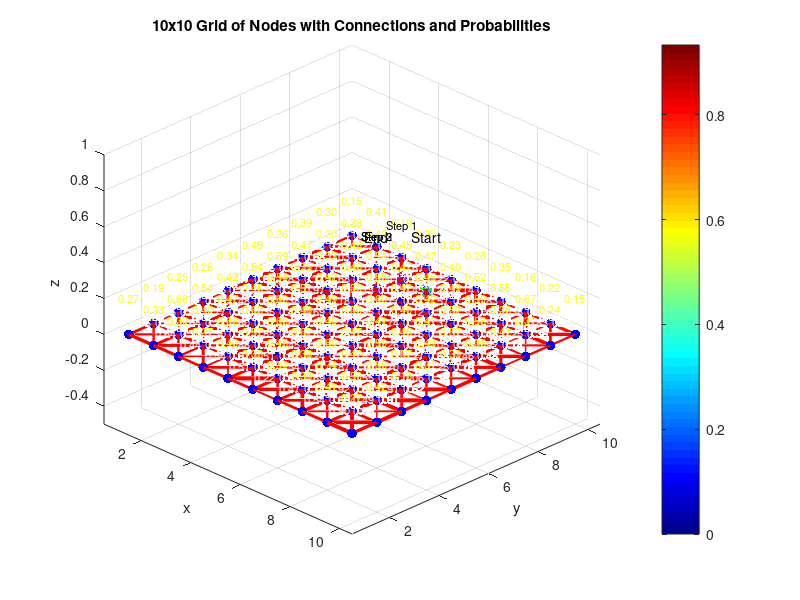

Reproduce this figure in MATLAB.
% % MATLAB Code: Simulating Movement to a Neighbor Node and Plotting Two PDFs
% 
% % --------------------- Initial Setup ---------------------
% 
% % Define the coordinates of the 9 nodes in a 3x3 rectangular grid
% [x1_grid, x2_grid] = meshgrid(-1:1, -1:1);  % x1 and x2 range from -1 to 1
% 
% % Assign z-values as zeros
% z_grid = zeros(size(x1_grid));
% 
% % Flatten the grids for plotting
% x1 = x1_grid(:);
% x2 = x2_grid(:);
% z = z_grid(:);
% 
% % Plot the nodes in 3D
% figure;
% set(gcf, 'Color', [0.1, 0.1, 0.1]);  % Set figure background to dark gray
% scatter3(x1, x2, z, 100, 'filled', 'MarkerFaceColor', 'b');
% hold on;
% 
% % --------------------- First Starting Point at (0, 0) ---------------------
% 
% % Highlight the origin node at (0, 0)
% idx_origin = find(x1 == 0 & x2 == 0);
% scatter3(x1(idx_origin), x2(idx_origin), z(idx_origin), 150, 'filled', 'MarkerFaceColor', 'g');
% 
% % Define negative probability for the origin node (between -1 and 0)
% prob_origin = -rand();  % Negative random probability between -1 and 0
% disp(['Negative probability at origin node (0, 0): ', num2str(prob_origin)]);
% 
% % Adjust the marker size based on the absolute value of prob_origin
% origin_marker_size = 100 + 100 * abs(prob_origin);
% scatter3(x1(idx_origin), x2(idx_origin), z(idx_origin), origin_marker_size, 'filled', 'MarkerFaceColor', 'g');
% 
% % Display the negative probability at the origin node
% text(x1(idx_origin), x2(idx_origin), z(idx_origin) + 0.1, sprintf('P=%.2f', prob_origin), ...
%     'FontSize', 10, 'Color', 'w', 'EdgeColor', 'k', 'HorizontalAlignment', 'center');
% 
% % Find the indices of neighboring nodes for the origin node
% neighbor_indices = [];
% for idx = 1:length(x1)
%     if idx ~= idx_origin
%         % Calculate the distance from the origin node
%         distance = sqrt((x1(idx) - x1(idx_origin))^2 + (x2(idx) - x2(idx_origin))^2);
%         if distance == 1 || distance == sqrt(2)  % Immediate neighbors
%             neighbor_indices = [neighbor_indices; idx];
%         end
%     end
% end
% 
% % Connect the origin node to its neighboring nodes with red lines
% prob_lines = zeros(length(neighbor_indices), 1);  % To store negative probabilities for each line
% 
% for idx = 1:length(neighbor_indices)
%     neighbor_idx = neighbor_indices(idx);
%     % Assign a negative random probability to the line (between -1 and 0)
%     prob_line = -rand();  % Negative random probability between -1 and 0
%     prob_lines(idx) = prob_line;
% 
%     x_coords = [x1(idx_origin), x1(neighbor_idx)];
%     y_coords = [x2(idx_origin), x2(neighbor_idx)];
%     z_coords = [z(idx_origin), z(neighbor_idx)];
% 
%     % Adjust line width based on the absolute value of probability
%     line_width = 1 + 4 * abs(prob_line);  % Line width between 1 and 5
% 
%     % Plot the line with adjusted line width
%     plot3(x_coords, y_coords, z_coords, 'r-', 'LineWidth', line_width);
% 
%     % Display the negative probability as white text with black edge
%     mid_x = mean(x_coords);
%     mid_y = mean(y_coords);
%     mid_z = mean(z_coords);
%     text(mid_x, mid_y, mid_z, sprintf('%.2f', prob_line), 'FontSize', 8, ...
%         'Color', 'w', 'EdgeColor', 'k', 'HorizontalAlignment', 'center');
% end
% 
% % Calculate the average negative probability of the neighboring lines
% average_probability = mean(prob_lines);
% disp(['Average negative probability of the neighboring lines at (0, 0): ', num2str(average_probability)]);
% 
% % Adjust sigma_normal so that the normal distribution is effectively zero at neighboring nodes
% epsilon = 1e-6;  % Tolerance for considering the value as zero
% d_min = 1;       % Minimum distance to neighboring nodes
% 
% % Calculate sigma_normal
% sigma_normal = sqrt( - (d_min^2) / (2 * log(epsilon)) );
% 
% % Define the normal distribution centered at the origin with adjusted sigma_normal
% [x1_normal, x2_normal] = meshgrid(-1:0.01:1, -1:0.01:1);  % Grid covering neighborhood
% z_normal = average_probability * exp(- ((x1_normal - x1(idx_origin)).^2 + (x2_normal - x2(idx_origin)).^2) / (2 * sigma_normal^2));
% 
% % Plot the normal distribution surface for the first starting point
% surf(x1_normal, x2_normal, z_normal, 'EdgeColor', 'none', 'FaceAlpha', 0.5);
% 
% % --------------------- Move to Neighboring Node at (0, 1) ---------------------
% 
% % Define the new starting point (moving "up" to (0, 1))
% new_start_x = 0;
% new_start_y = 1;
% idx_new_origin = find(x1 == new_start_x & x2 == new_start_y);
% 
% % Highlight the new origin node
% scatter3(x1(idx_new_origin), x2(idx_new_origin), z(idx_new_origin), 150, 'filled', 'MarkerFaceColor', 'c');
% 
% % Define negative probability for the new origin node (between -1 and 0)
% prob_new_origin = -rand();  % Negative random probability between -1 and 0
% disp(['Negative probability at new origin node (0, 1): ', num2str(prob_new_origin)]);
% 
% % Adjust the marker size based on the absolute value of prob_new_origin
% new_origin_marker_size = 100 + 100 * abs(prob_new_origin);
% scatter3(x1(idx_new_origin), x2(idx_new_origin), z(idx_new_origin), new_origin_marker_size, 'filled', 'MarkerFaceColor', 'c');
% 
% % Display the negative probability at the new origin node
% text(x1(idx_new_origin), x2(idx_new_origin), z(idx_new_origin) + 0.1, sprintf('P=%.2f', prob_new_origin), ...
%     'FontSize', 10, 'Color', 'w', 'EdgeColor', 'k', 'HorizontalAlignment', 'center');
% 
% % Find the indices of neighboring nodes for the new origin node
% new_neighbor_indices = [];
% for idx = 1:length(x1)
%     if idx ~= idx_new_origin
%         % Calculate the distance from the new origin node
%         distance = sqrt((x1(idx) - x1(idx_new_origin)).^2 + (x2(idx) - x2(idx_new_origin)).^2);
%         if distance == 1 || distance == sqrt(2)  % Immediate neighbors
%             new_neighbor_indices = [new_neighbor_indices; idx];
%         end
%     end
% end
% 
% % Connect the new origin node to its neighboring nodes with magenta lines
% prob_new_lines = zeros(length(new_neighbor_indices), 1);  % To store negative probabilities for each line
% 
% for idx = 1:length(new_neighbor_indices)
%     neighbor_idx = new_neighbor_indices(idx);
%     % Assign a negative random probability to the line (between -1 and 0)
%     prob_line = -rand();  % Negative random probability between -1 and 0
%     prob_new_lines(idx) = prob_line;
% 
%     x_coords = [x1(idx_new_origin), x1(neighbor_idx)];
%     y_coords = [x2(idx_new_origin), x2(neighbor_idx)];
%     z_coords = [z(idx_new_origin), z(neighbor_idx)];
% 
%     % Adjust line width based on the absolute value of probability
%     line_width = 1 + 4 * abs(prob_line);  % Line width between 1 and 5
% 
%     % Plot the line with adjusted line width
%     plot3(x_coords, y_coords, z_coords, 'm-', 'LineWidth', line_width);  % Magenta lines
% 
%     % Display the negative probability as white text with black edge
%     mid_x = mean(x_coords);
%     mid_y = mean(y_coords);
%     mid_z = mean(z_coords);
%     text(mid_x, mid_y, mid_z, sprintf('%.2f', prob_line), 'FontSize', 8, ...
%         'Color', 'w', 'EdgeColor', 'k', 'HorizontalAlignment', 'center');
% end
% 
% % Calculate the average negative probability of the neighboring lines for the new origin
% average_new_probability = mean(prob_new_lines);
% disp(['Average negative probability of the neighboring lines at (0, 1): ', num2str(average_new_probability)]);
% 
% % Define the normal distribution centered at the new origin with adjusted sigma_normal
% z_new_normal = average_new_probability * exp(- ((x1_normal - x1(idx_new_origin)).^2 + (x2_normal - x2(idx_new_origin)).^2) / (2 * sigma_normal^2));
% 
% % Plot the normal distribution surface for the new starting point
% surf(x1_normal, x2_normal, z_new_normal, 'EdgeColor', 'none', 'FaceAlpha', 0.5);
% 
% % --------------------- Final Adjustments ---------------------
% 
% % Adjust colormap to accommodate negative values
% colormap('jet');
% colorbar;
% 
% % Adjust the z-axis limits to include negative values
% min_z = min([average_probability, average_new_probability]) * 1.1;
% zlim([min_z, 0.1]);  % Since probabilities are negative
% 
% % Adjust the viewing angle and limits
% view(45, 30);
% xlim([-1.5, 1.5]);
% ylim([-1.5, 1.5]);
% hold off;
% 
% % --------------------- Additional Plot: Side View of Both Normal Distributions ---------------------
% 
% % Create a new figure for the side view
% figure;
% set(gcf, 'Color', [1, 1, 1]);  % Set figure background to white
% 
% % Plot the first normal distribution surface
% surf(x1_normal, x2_normal, z_normal, 'EdgeColor', 'none', 'FaceAlpha', 0.7);
% hold on;
% 
% % Plot the second normal distribution surface
% surf(x1_normal, x2_normal, z_new_normal, 'EdgeColor', 'none', 'FaceAlpha', 0.7);
% 
% % Customize the colormap and remove axes for a clean look
% colormap('jet');
% colorbar;
% shading interp;  % Smooth color transition
% 
% % Set labels and title
% xlabel('x1');
% ylabel('x2');
% zlabel('Probability Density');
% title('Normal Distributions (PDFs) Side View at (0, 0) and (0, 1)');
% 
% % Adjust the viewing angle to a side view
% view(0, 0);  % Side view along the x-axis
% 
% % Adjust axis limits to include negative probabilities
% xlim([-1.5, 1.5]);
% ylim([-1.5, 1.5]);
% zlim([min_z, 0.1]);  % Adjust z-axis for negative values
% 
% % Add grid lines
% grid on;
% 
% % Add legend to distinguish the two PDFs
% legend({'PDF at (0, 0)', 'PDF at (0, 1)'}, 'Location', 'northeast');
% 
% hold off;


% MATLAB Code: 10x10 Grid with 3 Kernels and Edge Handling

% MATLAB Code: Define a 10x10 Grid of Nodes

% MATLAB Code: 10x10 Grid of Nodes with Connections to Neighbors

% MATLAB Code: 10x10 Grid with Connections and Random Probabilities

% % Clear workspace and figures
% clear;
% close all;
% 
% % Define the grid coordinates
% [x1_grid, x2_grid] = meshgrid(0:9, 0:9);
% 
% % Flatten the grids for plotting
% x1 = x1_grid(:);  % x-coordinates of nodes
% x2 = x2_grid(:);  % y-coordinates of nodes
% z = zeros(size(x1));  % z-values as zeros for 2D plotting in 3D space
% 
% % Plot the grid nodes in 3D
% figure;
% scatter3(x1, x2, z, 50, 'filled', 'MarkerFaceColor', 'b');  % Nodes in blue
% xlabel('x');
% ylabel('y');
% zlabel('z');
% title('10x10 Grid of Nodes with Connections and Random Probabilities');
% grid on;
% hold on;
% 
% % Define neighbor offsets (excluding the node itself)
% neighbor_offsets = [
%     -1, -1;
%     -1,  0;
%     -1,  1;
%      0, -1;
%      0,  1;
%      1, -1;
%      1,  0;
%      1,  1;
% ];
% 
% % Loop over each node to connect it to its neighbors
% for idx = 1:length(x1)
%     current_x = x1(idx);
%     current_y = x2(idx);
%     current_z = z(idx);
% 
%     % Loop over neighbor offsets
%     for n = 1:size(neighbor_offsets, 1)
%         neighbor_x = current_x + neighbor_offsets(n, 1);
%         neighbor_y = current_y + neighbor_offsets(n, 2);
% 
%         % Check if neighbor is within grid bounds
%         if neighbor_x >= 0 && neighbor_x <= 9 && neighbor_y >= 0 && neighbor_y <= 9
%             % Ensure we only connect to neighbors in one direction to avoid duplicates
%             if (neighbor_x > current_x) || (neighbor_x == current_x && neighbor_y > current_y)
%                 % Find the index of the neighbor node
%                 neighbor_idx = find(x1 == neighbor_x & x2 == neighbor_y);
%                 if ~isempty(neighbor_idx)
%                     % Assign a random probability to the connection (between 0 and 1)
%                     prob_connection = rand();
% 
%                     % Plot a line between the current node and the neighbor
%                     x_coords = [current_x, neighbor_x];
%                     y_coords = [current_y, neighbor_y];
%                     z_coords = [current_z, current_z];  % z = 0 for both nodes
% 
%                     % Adjust line width based on probability (optional)
%                     line_width = 1 + 2 * prob_connection;  % Line width between 1 and 3
% 
%                     % Plot the line
%                     plot3(x_coords, y_coords, z_coords, 'r-', 'LineWidth', line_width);  % Red lines
% 
%                     % Display the probability near the connection in white color
%                     mid_x = mean(x_coords);
%                     mid_y = mean(y_coords);
%                     mid_z = mean(z_coords);
%                     text(mid_x, mid_y, mid_z + 0.1, sprintf('%.2f', prob_connection), 'FontSize', 8, 'Color', 'w', 'HorizontalAlignment', 'center');
%                 end
%             end
%         end
%     end
% end
% 
% hold off;
% view(45, 30);  % Adjust the viewing angle
% 


% MATLAB Code: 10x10 Grid with Node and Edge Probabilities, and Average Probability Displayed at Each Node

% Clear workspace and figures
% clear;
% close all;
% 
% % Set random seed for reproducibility (optional)
% rng(1);
% 
% % Define the grid size
% N = 10;
% 
% % Define the grid coordinates
% [x1_grid, x2_grid] = meshgrid(1:N, 1:N);
% 
% % Flatten the grids for plotting
% x1 = x1_grid(:);  % x-coordinates of nodes
% x2 = x2_grid(:);  % y-coordinates of nodes
% z = zeros(size(x1));  % z-values as zeros for 2D plotting in 3D space
% 
% % Initialize node probabilities (random probabilities between 0 and 1)
% node_probs = rand(N, N);
% 
% % Initialize edge probabilities (N x N x 8 array)
% edge_probs = zeros(N, N, 8);
% 
% % Define neighbor offsets (8 directions)
% neighbor_offsets = [
%     -1, -1;  % Up-Left
%     -1,  0;  % Up
%     -1,  1;  % Up-Right
%      0, -1;  % Left
%      0,  1;  % Right
%      1, -1;  % Down-Left
%      1,  0;  % Down
%      1,  1;  % Down-Right
% ];
% 
% % Assign edge probabilities
% for i = 1:N
%     for j = 1:N
%         for k = 1:8
%             di = neighbor_offsets(k, 1);
%             dj = neighbor_offsets(k, 2);
%             ni = i + di;
%             nj = j + dj;
%             if ni >= 1 && ni <= N && nj >= 1 && nj <= N
%                 edge_probs(i, j, k) = rand();
%             else
%                 edge_probs(i, j, k) = 0;  % No neighbor; probability is zero
%             end
%         end
%     end
% end
% 
% % Compute average probabilities for each node
% avg_probs = zeros(N, N);
% for i = 1:N
%     for j = 1:N
%         total_prob = node_probs(i,j) + sum(edge_probs(i,j,:));
%         avg_probs(i,j) = total_prob / 9;  % Divide by 9 even for edge nodes
%     end
% end
% 
% % Plot the grid nodes in 3D
% figure;
% scatter3(x1, x2, z, 50, 'filled', 'MarkerFaceColor', 'b');  % Nodes in blue
% xlabel('x');
% ylabel('y');
% zlabel('z');
% title('10x10 Grid with Node and Edge Probabilities');
% grid on;
% hold on;
% 
% % Plot the connections with edge probabilities
% for i = 1:N
%     for j = 1:N
%         current_x = x1_grid(i,j);
%         current_y = x2_grid(i,j);
%         current_z = 0;
%         for k = 1:8
%             di = neighbor_offsets(k,1);
%             dj = neighbor_offsets(k,2);
%             ni = i + di;
%             nj = j + dj;
%             if ni >= 1 && ni <= N && nj >= 1 && nj <= N
%                 % To avoid duplicate lines, only plot if (ni > i) or (ni == i and nj > j)
%                 if (ni > i) || (ni == i && nj > j)
%                     neighbor_x = x1_grid(ni,nj);
%                     neighbor_y = x2_grid(ni,nj);
%                     neighbor_z = 0;
% 
%                     % Edge probability
%                     prob_connection = edge_probs(i,j,k);
% 
%                     % Plot line between current node and neighbor
%                     x_coords = [current_x, neighbor_x];
%                     y_coords = [current_y, neighbor_y];
%                     z_coords = [current_z, neighbor_z];  % z = 0 for both nodes
% 
%                     % Adjust line width based on probability (optional)
%                     line_width = 1 + 2 * prob_connection;  % Line width between 1 and 3
% 
%                     % Plot the line
%                     plot3(x_coords, y_coords, z_coords, 'r-', 'LineWidth', line_width);  % Red lines
% 
%                     % Display the probability near the connection in white color
%                     mid_x = mean(x_coords);
%                     mid_y = mean(y_coords);
%                     mid_z = mean(z_coords);
%                     text(mid_x, mid_y, mid_z + 0.1, sprintf('%.2f', prob_connection), 'FontSize', 8, 'Color', 'w', 'HorizontalAlignment', 'center');
%                 end
%             end
%         end
%     end
% end
% 
% % Display the average probability at each node in yellow color
% for i = 1:N
%     for j = 1:N
%         node_x = x1_grid(i,j);
%         node_y = x2_grid(i,j);
%         node_z = 0;
%         avg_prob = avg_probs(i,j);
%         text(node_x, node_y, node_z + 0.2, sprintf('%.2f', avg_prob), 'FontSize', 8, 'Color', 'y', 'HorizontalAlignment', 'center');
%     end
% end
% 
% hold off;
% view(45, 30);  % Adjust the viewing angle



% MATLAB Code: 10x10 Grid with Connections, Random Probabilities, and Action Simulation

% Clear workspace and figures
clear;
close all;
clc;

% Set random seed for reproducibility (optional)
rng('shuffle');  % Use 'shuffle' for different results each run

% --------------------- 1. Create the 10x10 Grid ---------------------

% Define grid size
N = 10;

% Define the grid coordinates
[x1_grid, x2_grid] = meshgrid(1:N, 1:N);

% Flatten the grids for plotting
x1 = x1_grid(:);  % x-coordinates of nodes
x2 = x2_grid(:);  % y-coordinates of nodes
z = zeros(size(x1));  % z-values as zeros for 2D plotting in 3D space

% Initialize node probabilities (random probabilities between 0 and 1)
node_probs = rand(N, N);

% Initialize edge probabilities (N x N x 8 array)
edge_probs = zeros(N, N, 8);

% Define neighbor offsets (8 directions)
neighbor_offsets = [
    -1, -1;  % Up-Left
    -1,  0;  % Up
    -1,  1;  % Up-Right
     0, -1;  % Left
     0,  1;  % Right
     1, -1;  % Down-Left
     1,  0;  % Down
     1,  1;  % Down-Right
];

% Assign edge probabilities
for i = 1:N
    for j = 1:N
        for k = 1:8
            di = neighbor_offsets(k, 1);
            dj = neighbor_offsets(k, 2);
            ni = i + di;
            nj = j + dj;
            if ni >= 1 && ni <= N && nj >= 1 && nj <= N
                edge_probs(i, j, k) = rand();
            else
                edge_probs(i, j, k) = 0;  % No neighbor; probability is zero
            end
        end
    end
end

% --------------------- 2. Compute Average Probabilities ---------------------

% Compute average probabilities for each node
avg_probs = zeros(N, N);
for i = 1:N
    for j = 1:N
        total_prob = node_probs(i,j) + sum(edge_probs(i,j,:));
        avg_probs(i,j) = total_prob / 9;  % Divide by 9 even for edge nodes
    end
end

% --------------------- 3. Plot the Grid Nodes ---------------------

% Create a new figure for the grid
figure;
scatter3(x1, x2, z, 50, 'filled', 'MarkerFaceColor', 'b');  % Nodes in blue
xlabel('x');
ylabel('y');
zlabel('z');
title('10x10 Grid of Nodes with Connections and Probabilities');
grid on;
hold on;

% --------------------- 4. Plot Connections with Edge Probabilities ---------------------

% Loop over each node to connect it to its neighbors
for i = 1:N
    for j = 1:N
        current_x = x1_grid(i,j);
        current_y = x2_grid(i,j);
        current_z = 0;
        for k = 1:8
            di = neighbor_offsets(k,1);
            dj = neighbor_offsets(k,2);
            ni = i + di;
            nj = j + dj;
            if ni >= 1 && ni <= N && nj >= 1 && nj <= N
                % To avoid duplicate lines, only connect if neighbor is in a higher index direction
                if (ni > i) || (ni == i && nj > j)
                    neighbor_x = x1_grid(ni,nj);
                    neighbor_y = x2_grid(ni,nj);
                    neighbor_z = 0;
                    
                    % Edge probability
                    prob_connection = edge_probs(i,j,k);
                    
                    % Plot the line with line width based on probability
                    x_coords = [current_x, neighbor_x];
                    y_coords = [current_y, neighbor_y];
                    z_coords = [current_z, neighbor_z];
                    line_width = 1 + 2 * prob_connection;  % Line width between 1 and 3
                    
                    plot3(x_coords, y_coords, z_coords, 'r-', 'LineWidth', line_width);  % Red lines
                    
                    % Display the probability near the connection in white color
                    mid_x = mean(x_coords);
                    mid_y = mean(y_coords);
                    mid_z = mean(z_coords);
                    text(mid_x, mid_y, mid_z + 0.1, sprintf('%.2f', prob_connection), ...
                        'FontSize', 8, 'Color', 'w', 'HorizontalAlignment', 'center');
                end
            end
        end
    end
end

% --------------------- 5. Display Average Probabilities at Nodes ---------------------

% Display the average probability at each node in yellow color
for i = 1:N
    for j = 1:N
        node_x = x1_grid(i,j);
        node_y = x2_grid(i,j);
        node_z = 0;
        avg_prob = avg_probs(i,j);
        text(node_x, node_y, node_z + 0.2, sprintf('%.2f', avg_prob), ...
            'FontSize', 8, 'Color', 'y', 'HorizontalAlignment', 'center');
    end
end

% --------------------- 6. Select a Random Initial Node ---------------------

% Select a random node as the initial point
initial_idx = randi(length(x1));  % Random index between 1 and N*N
initial_x = x1(initial_idx);
initial_y = x2(initial_idx);
initial_z = z(initial_idx);

% Highlight the initial node with a distinct marker (e.g., green star)
scatter3(initial_x, initial_y, initial_z, 100, 'filled', 'MarkerFaceColor', 'g');
text(initial_x, initial_y, initial_z + 0.3, 'Start', 'FontSize', 10, 'Color', 'k', ...
    'HorizontalAlignment', 'center');

% --------------------- 7. Simulate Three Actions (Steps) ---------------------

% Define possible actions (including staying in place)
actions = [
    -1, -1;  % Up-Left
    -1,  0;  % Up
    -1,  1;  % Up-Right
     0, -1;  % Left
     0,  0;  % Stay
     0,  1;  % Right
     1, -1;  % Down-Left
     1,  0;  % Down
     1,  1;  % Down-Right
];

% Initialize path
path_x = initial_x;
path_y = initial_y;

current_x = initial_x;
current_y = initial_y;

% Simulate three steps
num_steps = 3;
for step = 1:num_steps
    % Choose a random action (1 to 9)
    action_idx = randi(size(actions,1));
    action = actions(action_idx,:);
    
    % Determine new position
    new_x = current_x + action(1);
    new_y = current_y + action(2);
    
    % Check if new position is within grid bounds
    if new_x >= 1 && new_x <= N && new_y >=1 && new_y <= N
        current_x = new_x;
        current_y = new_y;
    else
        % If action leads out of bounds, stay in place
        % Alternatively, you could choose another action
        disp(['Step ', num2str(step), ': Action leads out of bounds. Staying at (', ...
            num2str(current_x), ', ', num2str(current_y), ').']);
    end
    
    % Append to path
    path_x = [path_x, current_x];
    path_y = [path_y, current_y];
    
    % Highlight the new node in a different color (e.g., magenta)
    scatter3(current_x, current_y, 0, 100, 'filled', 'MarkerFaceColor', 'm');
    text(current_x, current_y, 0.3, sprintf('Step %d', step), 'FontSize', 8, ...
        'Color', 'k', 'HorizontalAlignment', 'center');
end

% --------------------- 8. Plot the Path ---------------------

% Plot the path as a connected line (e.g., black dashed line)
plot3(path_x, path_y, zeros(size(path_x)), 'k--', 'LineWidth', 2);

% Mark the final node with a distinct marker (e.g., red diamond)
final_x = path_x(end);
final_y = path_y(end);
final_z = 0;
scatter3(final_x, final_y, final_z, 100, 'filled', 'MarkerFaceColor', 'r');
text(final_x, final_y, final_z + 0.3, 'End', 'FontSize', 10, 'Color', 'k', ...
    'HorizontalAlignment', 'center');

% --------------------- 9. Final Adjustments ---------------------

% Adjust colormap
colormap('jet');
colorbar;

% Adjust axis limits
xlim([0.5, N+0.5]);
ylim([0.5, N+0.5]);
zlim([-0.5, 1]);  % Adjust z-axis to accommodate text labels

% Adjust the viewing angle for better visualization
view(45, 30);  % Azimuth and elevation

hold off;
